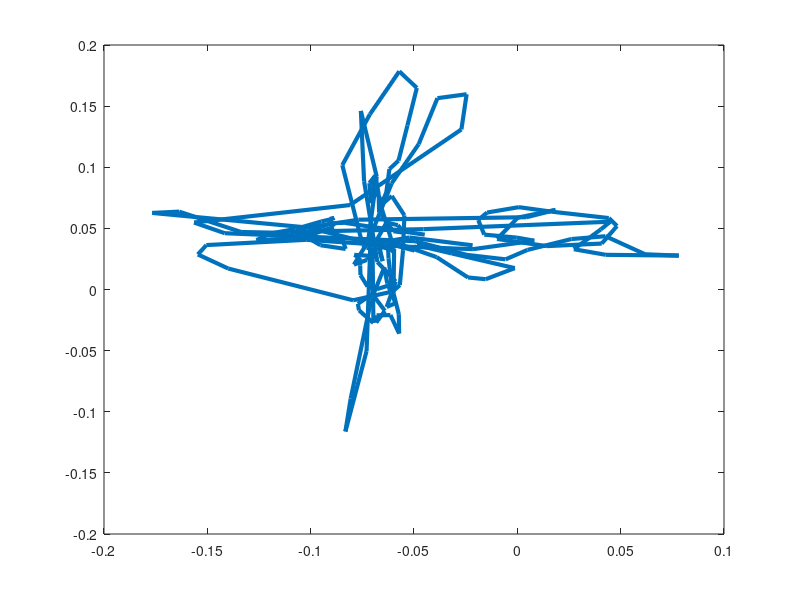

Here is the MATLAB script that generated this plot: (Note: this script raises an error after producing the figure.)
% Read in the data
data = csvread('solo_data.csv', 1, 0);
n = size(data, 1);

xnoise = normrnd(0, 0.0000005, n, 1);
ynoise = normrnd(0, 0.0000005, n, 1);

p = plot(data(:, 3) , data(:, 4), 'LineWidth', 3);


cd = [uint8(autumn(n)*255) uint8(ones(n,1))].';

drawnow
set(p.Edge, 'ColorBinding','interpolated', 'ColorData',cd);
title('Attitude')
xlabel('Roll Angle')
ylabel('Pitch Angle')
